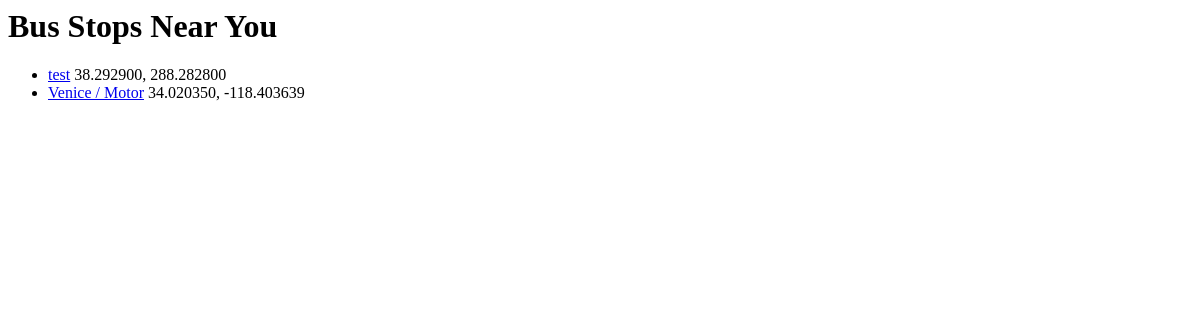
The page /locations/ on the database as committed earlier.
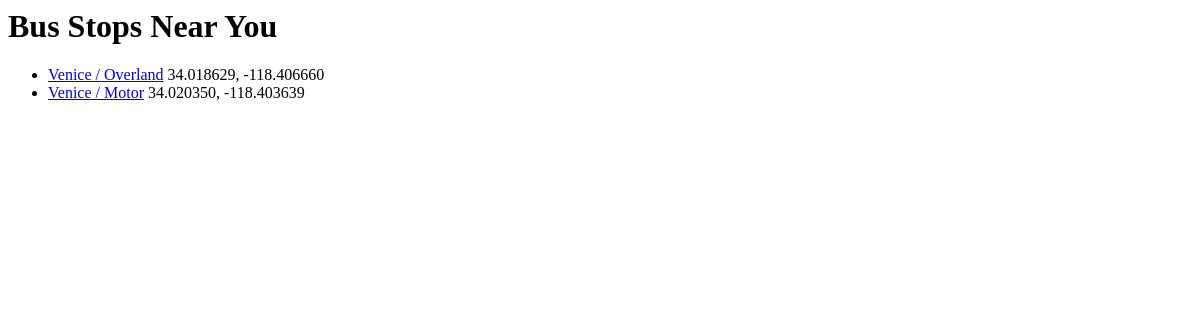
The same page on the database as committed later.
### locations/models.py (models this page shows)
class Stop(models.Model):
    stop_id = models.CharField(max_length=50)
    display_name = models.CharField(max_length=255)
    latitude = models.DecimalField(max_digits=9, decimal_places=6)
    longitude = models.DecimalField(max_digits=9, decimal_places=6)
    routes = models.ManyToManyField(Route)

### locations/views.py (the view)
class StopsView(generic.ListView):
    model = Stop

### locations/templates/locations/stop_list.html
{% load staticfiles %}
<link rel="stylesheet" type="text/css" href="{% static 'locations/style.css' %}" />
<h1>Bus Stops Near You</h1>
{% if stop_list %}
    <ul>
    {% for stop in stop_list %}
        <li><a href="{% url 'locations:stop_routes' stop.stop_id %}">{{ stop.display_name }}</a> {{ stop.latitude }}, {{ stop.longitude }}</li>
    {% endfor %}
    </ul>
{% else %}
    <p>No stops are available.</p>
{% endif %}

Rows that differ between the two databases and show on the page:
changed Stop: display_name "test" → "Venice / Overland"; latitude "38.292900" → "34.018629"; longitude "288.282800" → "-118.406660"
